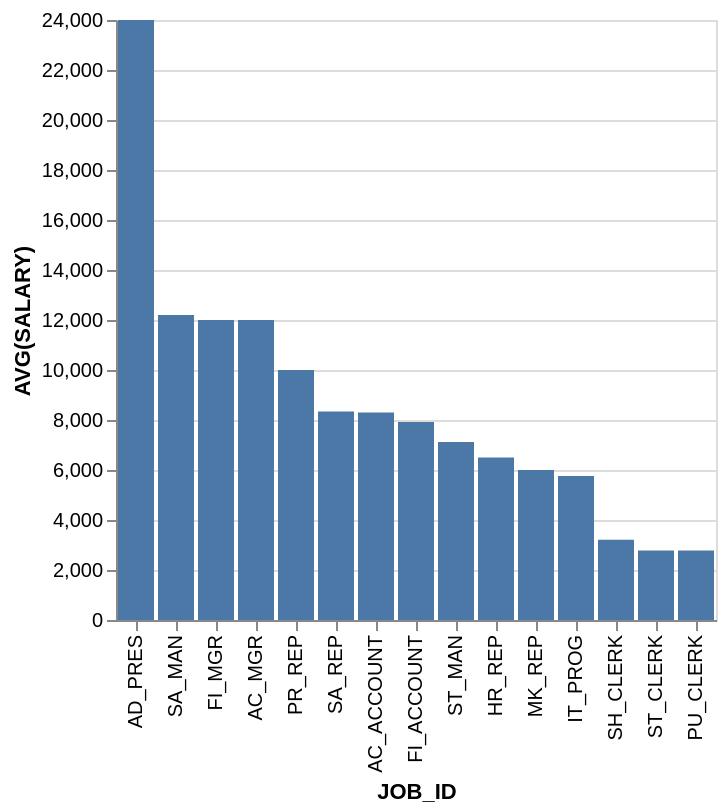

Write the Vega-Lite specification saved for this chart.
### Vega-Lite specification from a JSON file in a GitHub repository (floating-point values rounded to 4 significant figures)
{"data": {"values": [{"x_data": "AD_PRES", "y_data": 24000}, {"x_data": "SA_MAN", "y_data": 12200}, {"x_data": "FI_MGR", "y_data": 12000}, {"x_data": "AC_MGR", "y_data": 12000}, {"x_data": "PR_REP", "y_data": 10000}, {"x_data": "SA_REP", "y_data": 8341.0}, {"x_data": "AC_ACCOUNT", "y_data": 8300}, {"x_data": "FI_ACCOUNT", "y_data": 7920}, {"x_data": "ST_MAN", "y_data": 7125}, {"x_data": "HR_REP", "y_data": 6500}, {"x_data": "MK_REP", "y_data": 6000}, {"x_data": "IT_PROG", "y_data": 5760}, {"x_data": "SH_CLERK", "y_data": 3215}, {"x_data": "ST_CLERK", "y_data": 2785}, {"x_data": "PU_CLERK", "y_data": 2780}]}, "mark": "bar", "encoding": {"x": {"field": "x_data", "type": "nominal", "title": "JOB_ID", "sort": {"op": "sum", "field": "y_data", "order": "descending"}}, "y": {"field": "y_data", "type": "quantitative", "title": "AVG(SALARY)"}}}
